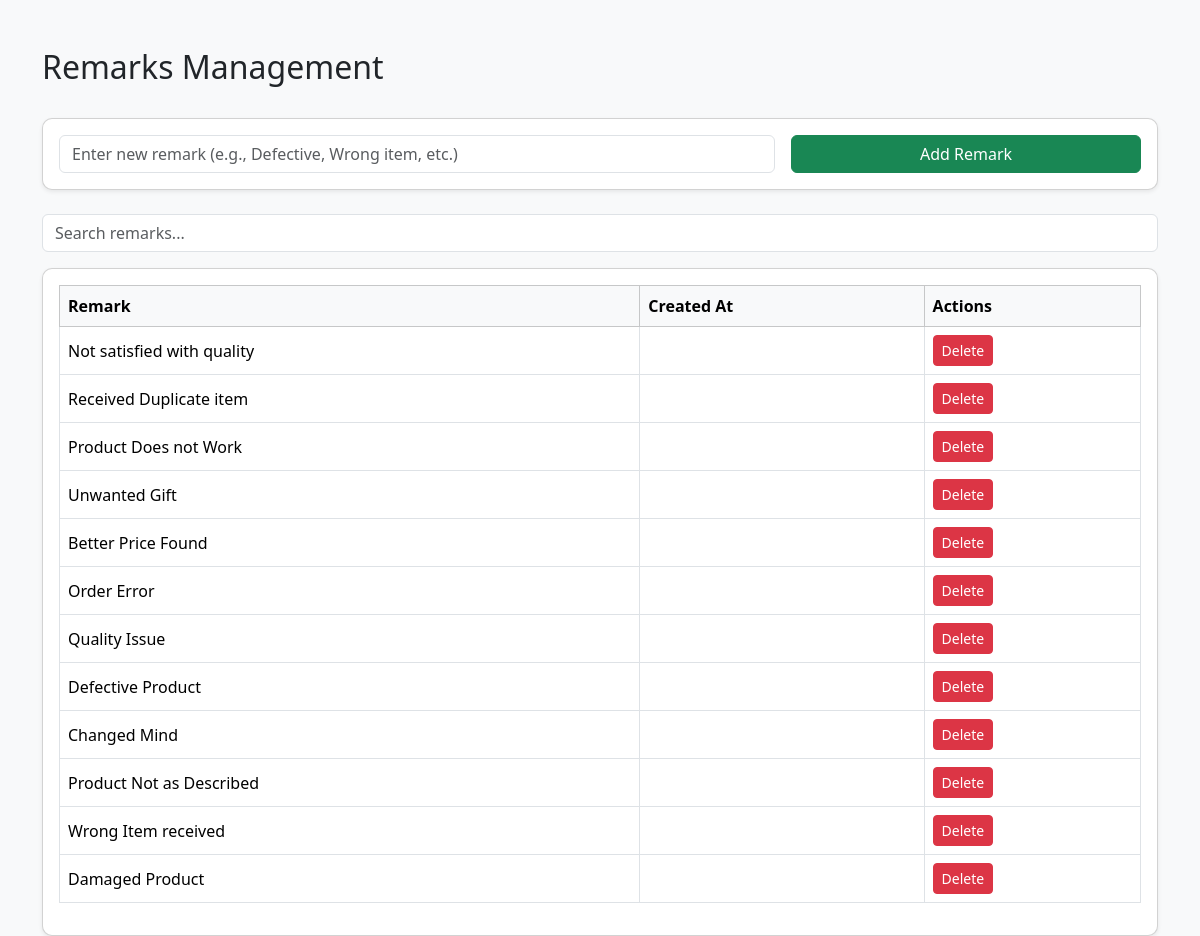
Screenshot of /tabs/admin/remarks.php with the database file from the repository.
### tables this page shows
CREATE TABLE `remarks` (
  `id` bigint(20) UNSIGNED NOT NULL,
  `name` text DEFAULT NULL,
  `created_at` timestamp NULL DEFAULT NULL,
  `updated_at` timestamp NULL DEFAULT NULL
);

### tabs/admin/remarks.php (the view, shortened to what this page needs)
<?php
include '../../database/db_connect.php';
$searchQuery = isset($_GET['search']) ? trim($_GET['search']) : '';
$sql = "SELECT * FROM remarks WHERE 1";
$sql .= " ORDER BY id DESC";
$stmt = $conn->prepare($sql);
$stmt->execute();
$remarks = $stmt->get_result();
?>
<!DOCTYPE html>
<html lang="en">
<head>
<link href="https://cdn.jsdelivr.net/npm/bootstrap@5.3.2/dist/css/bootstrap.min.css" rel="stylesheet">
</head>
<body class="bg-light">
<div class="container mt-5">
    <div class="d-flex justify-content-between align-items-center mb-4">
        <h2>Remarks Management</h2>
    </div>
    <div class="card mb-4 shadow-sm">
        <div class="card-body">
            <form method="post" class="row g-3">
                <div class="col-md-8">
                    <input type="text" name="name" class="form-control" placeholder="Enter new remark (e.g., Defective, Wrong item, etc.)" required>
                </div>
                <div class="col-md-4">
                    <button type="submit" name="add_remark" class="btn btn-success w-100">Add Remark</button>
                </div>
            </form>
        </div>
    </div>
    <div class="mb-3">
        <input type="text" id="searchBox" class="form-control" placeholder="Search remarks..." value="<?= htmlspecialchars($searchQuery) ?>">
    </div>
    <div class="card shadow-sm">
        <div class="card-body">
            <table class="table table-bordered table-hover align-middle">
                <thead class="table-light">
                    <tr>
                        <th>Remark</th>
                        <th>Created At</th>
                        <th>Actions</th>
                    </tr>
                </thead>
                <tbody>
                    <?php while ($row = $remarks->fetch_assoc()): ?>
                    <tr>
                        <td><?= htmlspecialchars($row['name']) ?></td>
                        <td><?= $row['created_at'] ?></td>
                        <td>
                            <a href="?delete_id=<?= $row['id'] ?>" class="btn btn-danger btn-sm" onclick="return confirm('Are you sure you want to delete this remark?')">Delete</a>
                        </td>
                    </tr>
                    <?php endwhile; ?>
                </tbody>
            </table>
        </div>
    </div>
</div>
</body>
</html>

### tabs/admin/remarks.php (style rules this page uses)
body { background-color: #f8f9fa; }
.card { border-radius: 10px; }
.table th, .table td { vertical-align: middle; }

### rows the page displays
remarks: name "Not satisfied with quality"
remarks: name "Received Duplicate item"
remarks: name "Product Does not Work"
remarks: name "Unwanted Gift"
remarks: name "Better Price Found"
remarks: name "Order Error"
remarks: name "Quality Issue"
remarks: name "Defective Product"
remarks: name "Changed Mind"
remarks: name "Product Not as Described"
remarks: name "Wrong Item received"
remarks: name "Damaged Product"
